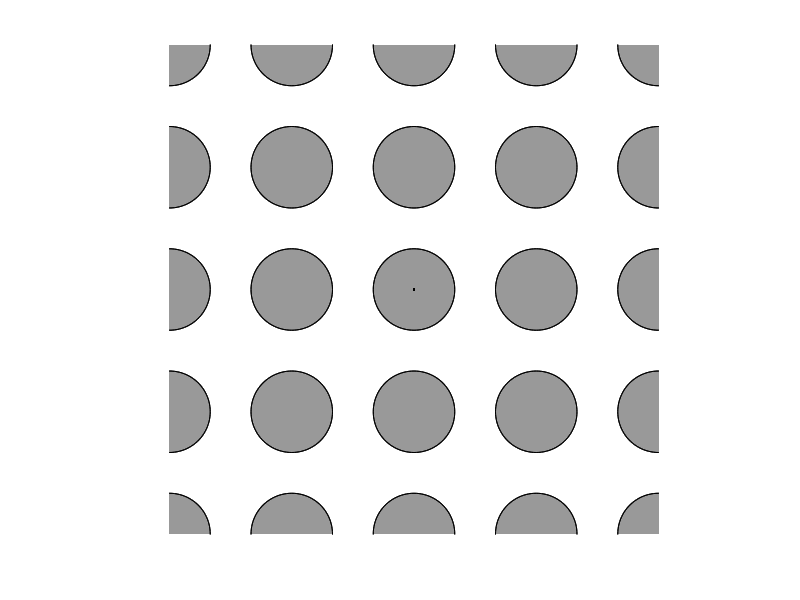

Source code (MATLAB): (Note: this script raises an error after producing the figure.)
%% BOUNCING PHOTON, SINAI BILLIARDS
% Nick Trefethen, May 2011

%%
% (Chebfun example geom/Sinai.m)
function Sinai

%%
% Problem 2 of the SIAM 100-Dollar,
% 100-Digit Challenge [1] reads like this:

%%
% "A photon moving at speed 1 in the x-y plane starts
% at time t=0 at (x,y) = (1/2,1/10) heading due east.  Around
% every integer lattice point (i,j) in the plane, a circular
% mirror of radius 1/3 has been erected.  How far from (0,0)
% is the photon at t=10?"

%%
% Mathematically speaking, this problem is elementary.
% All that's involved is straight lines, intersections with
% circles, and adjustments of angles at reflection.
% One hardly needs Chebfun to do the work,
% but there are some interesting benefits of doing
% it in this way.  Let 
% us take it as our task to compute a piecewise linear
% chebfun on [0,10] representing
% the position of the particle as a function of t.  For 
% simplcity we treat the two dimensions x,y by a single complex variable
% z=x+iy.  So the result we compute will
% be a complex chebfun on [0,10] consisting of a concatenation of
% complex funs, each one piecewise linear.

%%
% We can draw the geometry like this:
circle = exp(pi*1i*(-50:50)/50)/3;
for j = -2:2
  for i = -2:2
    c = i + 1i*j + circle;
    fill(real(c),imag(c),.6*[1 1 1])
    hold on, plot(c,'k')
  end
end
axis([-2 2 -2 2],'square','off')

%%
% The computation will be carried out by a function "trajectory"
% that works as follows.  An initial point p0
% and direction d0 are given.  These are complex numbers, and d0
% has absolute value 1.  The function then executes a loop in which it
% repeatedly calls a function "nextpoint" to find new values
% p and d corresponding to the next point of intersection with
% a circle and the corresponding new direction vector.  Each call
% to nextpoint results in the creation of a one-fun linear
% chebfun "step" representing the next segment of the trajectory.
% This chebfun step is appended to
% the growing chebfun "b" with the syntax
% b = [b; step].  The process stops when the specified
% final time tfinal is passed, and b is trimmed
% to the required time interval by the command b = b{0,tfinal}.

%%
% Perhaps the only point of real substance in the computation
% is the matter of how nextpoint, given a
% position and direction, finds the next intersection with a circle.  It does
% this by repeatedly moving a distance 0.15, checking for intersections
% with the currently closest circle, 
% then moving again.  The significance of the
% number 0.15 is that it is less than 1/6, which is
% the distance from any one circle to the 
% unit squares surrounding the adjacent other circles.  Therefore
% if one moves a distance <1/6 from any point p, the only circle with which a
% possible intersection might occur is the one closest to p.
% See Chapter 2 of [1], by Stan Wagon.

%%
% Here is trajectory.

function b = trajectory(p0,d0,tfinal)
b = chebfun; t = 0;                   % initial chebfun: empty
while t < tfinal
  [p,d] = nextpoint(p0,d0);           % info for next step
  ds = abs(p-p0);                     % length of next step
  step = chebfun([p0,p],[0 ds]);      % next step
  t = t+ds; b = [b; step];            % append step to chebfun
  p0 = p; d0 = d;
end
b = b{0,tfinal};                      % trim chebfun to [0,tfinal]
end

%%
% And here is nextpoint.
function [p,d] = nextpoint(p0,d0)
hit = false; p = p0;
smax = 0.15;                          % max travel per exploring step
while ~hit
  m = round(p);                       % nearest centerpoint
  s = chebfun([p p+smax*d0],[0 smax]);% exploring step
  r = roots(abs(s-m)-(1/3));          % intersection with circle?
  r = r(r>1e-12);
  if length(r) == 0
    p = p + smax*d0;                  % no intersection: go further
  else
    r = min(r); p = p + r*d0;         % yes intersection: reflect
    hit = true;
 end
end
d = -(p-m)*conj(d0/(p-m));            % update direction vector
end

%%
% How good is this as a method for computing bouncing-photon trajectories?
% Well, from the point of view of efficiency, it is not so great.
% On the other hand as a laboratory in which to explore this problem,
% it is very appealing, because it produces the trajectory b
% in such a conveniently usable form.  We can now illustrate this in 
% various ways.
% First of all, here is the solution trajectory for the Challenge problem:
 
plot(0,0,'.k')                   
p0 = 0.5+0.1i; d0 = 1;            
tfinal = 10;                    
b = trajectory(p0,d0,tfinal);  
LW = 'linewidth';
plot(b,'r',LW,2)              

%%
% The distance from the origin is this:
dist = abs(b(tfinal))

%%
% How many bounces were there?  We count the breakpoints
% of b and subtract 2 to account for the beginning and end points of
% the interval.
bounces = length(b.ends)-2

%%
% At what times did the bounces take place?
b.ends(2:end-1)'

%%
% Where was the photon at time t=5, and at the end?
b([5 10])'

%%
% What was its distance from the origin as a function of t?
% For this we can execute plot(abs(b)), and we do this below both for
% the problem as posed and for the same problem over the time interval [0,100]:

clf, plot(abs(b),LW,1.6)
%%
b2 = trajectory(.5+.1i,1,100);
plot(abs(b2),LW,1.6)

%%
% Another interesting question is suggested by the trajectory figure above.
% On the second segment of the trajectory, the photon passes close
% to the mirror centered at (x,y)=(0,1) without hitting it.  How
% close?  We can determine the answer like this:
min(abs(b{0,2}-1i)-1/3)

%%
% This command assumes that the minimum occurs
% somewhere in the interval [0,2], but we can equally well
% examine precisely the second segment:

min(abs(b{b.ends(2),b.ends(3)}-1i)-1/3)

%%
% The second-to-last bounce shown in the trajectory figure
% almost reverses the photon,
% changing the angle of the trajectory by nearly pi.
% How close is it to pi?  We can determine the number like this:

t = b.ends(end-2);
d = diff(b);
dtheta = angle(d(t-.1)) - angle(d(t+.1)) - pi

%%
% What does a longer trajectory of this system look like?
% Here is a plot of the trajectory to 200 time units
% computed a moment ago.  One sees that in this system,
% for obvious reasons, some long segments appear but they
% are always approximately vertical or horizontal.
plot(b2,'r',LW,1), axis equal

%%
% Finally we come to the scientific heart of this problem, which is the
% question, what can we say of the accuracy of these bouncing photon computations?
% In fact, this system is chaotic,
% an instance of the chaotic dynamical system
% known as the Sinai billiard.  Consider
% for example two trajectories that start with almost identical parameters.  At every
% bounce at a mirror, the difference between the two paths will be amplified, and
% the effect over time is an exponential divergence of trajectories, which is the
% hallmark of chaos.  We can explore this effect with the following code, which
% computes trajectories b and b2 over 20 time units from two initial points
% differing by 1e-14:
b = trajectory(p0,d0,20);
b2 = trajectory(p0+1e-14i,d0,20);
semilogy(abs(b2-b),LW,1.6), grid on
axis([0 20 1e-14 1e2])

%%
% The first part of this figure is erroneous; Chebfun's tolerances
% give incorrect results, a matter to be investigated further.  After
% 7 time units or so, the correct image begins to appear.
% The two trajectories are close to one another, but as the figure
% shows, they diverge exponentially.
% The rate of divergence is about exp(2.3t), and the coefficient
% 2.3 is known as the Lyapunov exponent for this system.  So
% Chebfun has given us a nice illustration of chaos.

%%
% This sensitivity to perturbations has implications for
% the accuracy of the results presented in the
% last three pages.  If the trajectories are so sensitive
% to perturbations, they will be affected significantly
% by rounding errors in floating point arithmetic at a
% relative level of around 1e-16, and by convergence
% tolerances in Chebfun at a similar level.
% Over 10 time units, about 10 digits of accuracy are lost,
% and thus our solution to the original 100-Digit Challenge
% problem is only accurate to about 6 digits.  (The exact
% solution is 0.99526291944....)  Over 20
% time units, 20 digits or more will be lost, eliminating
% all accuracy entirely.  The blame for these effects lies
% not with Chebfun, but with floating-point arithmetic.
% To get more digits, one needs to work in higher-digit
% arithmetic, and a solution to 10,002 digits is reported
% in Appendix~B of [1].

%%
% Since the time scales go well beyond t=16,
% these observations imply that several of the plots in this
% Example are entirely wrong, at least
% after the first few time units.  Or, more precisely, they
% are wrong in a literal sense, but they are right in the
% deeper sense of reflecting accurately the typical behavior
% of this system.  A great deal of mathematical research
% and philosophical debate have been devoted to this idea
% of the deeper reality reflected by inexact simulations of
% chaotic systems.  One of the ideas that arises here is
% the notion of "shadowing" [2].

%%
% References:
%
% [1] F. Bornemann, D. Laurie, S. Wagon, J. Waldvogel,
% The SIAM 100-Digit Challenge, SIAM, 2004.
%
% [2] S. H. Strogatz, Nonlinear Dynamics and Chaos, 
% Addison Wesley, 1994.

end

